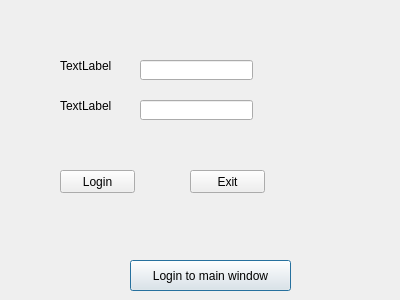
<?xml version="1.0" encoding="UTF-8"?>
<ui version="4.0">
 <class>LoginDialog</class>
 <widget class="QDialog" name="LoginDialog">
  <property name="geometry">
   <rect>
    <x>0</x>
    <y>0</y>
    <width>400</width>
    <height>300</height>
   </rect>
  </property>
  <property name="windowTitle">
   <string>Dialog</string>
  </property>
  <widget class="QPushButton" name="pushButton">
   <property name="geometry">
    <rect>
     <x>130</x>
     <y>260</y>
     <width>161</width>
     <height>31</height>
    </rect>
   </property>
   <property name="text">
    <string>Login to main window</string>
   </property>
  </widget>
  <widget class="QLineEdit" name="userLineEdit">
   <property name="geometry">
    <rect>
     <x>140</x>
     <y>60</y>
     <width>113</width>
     <height>20</height>
    </rect>
   </property>
  </widget>
  <widget class="QLineEdit" name="pwdLineEdit">
   <property name="geometry">
    <rect>
     <x>140</x>
     <y>100</y>
     <width>113</width>
     <height>20</height>
    </rect>
   </property>
   <property name="echoMode">
    <enum>QLineEdit::Normal</enum>
   </property>
  </widget>
  <widget class="QLabel" name="label">
   <property name="geometry">
    <rect>
     <x>60</x>
     <y>60</y>
     <width>54</width>
     <height>12</height>
    </rect>
   </property>
   <property name="text">
    <string>TextLabel</string>
   </property>
  </widget>
  <widget class="QLabel" name="label_2">
   <property name="geometry">
    <rect>
     <x>60</x>
     <y>100</y>
     <width>54</width>
     <height>12</height>
    </rect>
   </property>
   <property name="text">
    <string>TextLabel</string>
   </property>
  </widget>
  <widget class="QPushButton" name="loginBtn">
   <property name="geometry">
    <rect>
     <x>60</x>
     <y>170</y>
     <width>75</width>
     <height>23</height>
    </rect>
   </property>
   <property name="text">
    <string>Login</string>
   </property>
  </widget>
  <widget class="QPushButton" name="exitBtn">
   <property name="geometry">
    <rect>
     <x>190</x>
     <y>170</y>
     <width>75</width>
     <height>23</height>
    </rect>
   </property>
   <property name="text">
    <string>Exit</string>
   </property>
  </widget>
 </widget>
 <resources/>
 <connections>
  <connection>
   <sender>pushButton</sender>
   <signal>clicked()</signal>
   <receiver>LoginDialog</receiver>
   <slot>accept()</slot>
   <hints>
    <hint type="sourcelabel">
     <x>185</x>
     <y>274</y>
    </hint>
    <hint type="destinationlabel">
     <x>159</x>
     <y>85</y>
    </hint>
   </hints>
  </connection>
  <connection>
   <sender>exitBtn</sender>
   <signal>clicked()</signal>
   <receiver>LoginDialog</receiver>
   <slot>close()</slot>
   <hints>
    <hint type="sourcelabel">
     <x>227</x>
     <y>181</y>
    </hint>
    <hint type="destinationlabel">
     <x>199</x>
     <y>149</y>
    </hint>
   </hints>
  </connection>
 </connections>
</ui>
